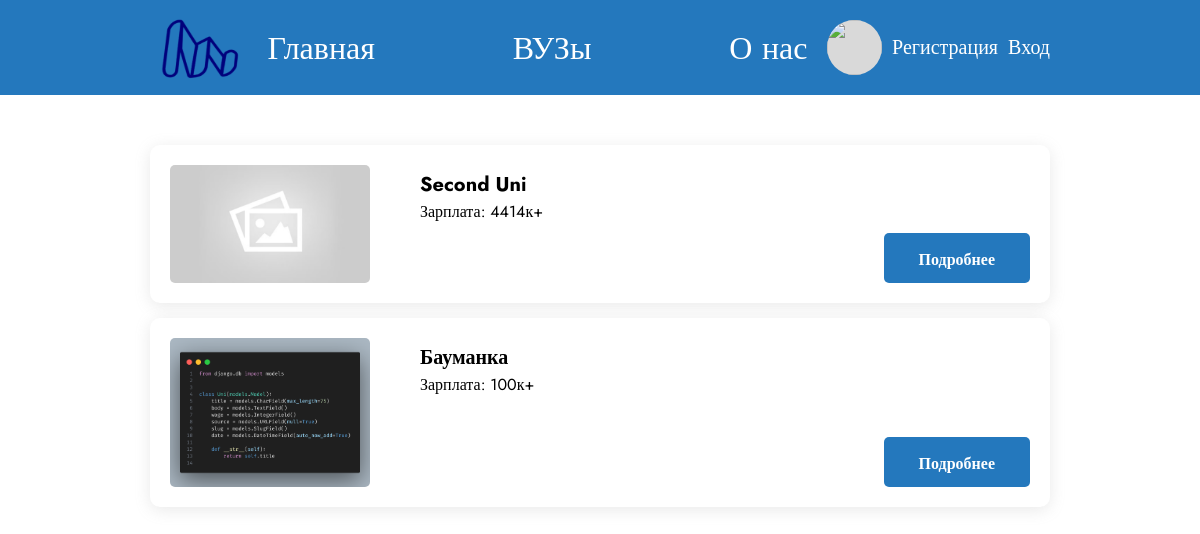
The page /unis/ on the database as committed earlier.
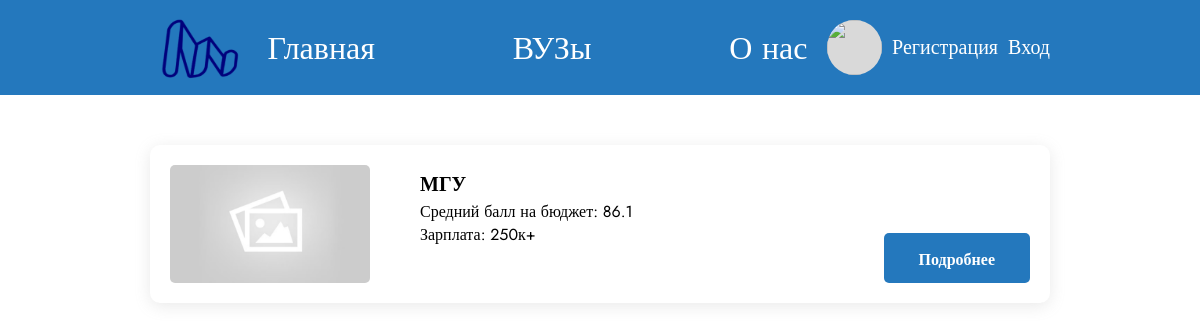
The same page on the database as committed later.
### unis/models.py (models this page shows, shortened)
class Uni(models.Model):
    title = models.CharField(max_length=75)
    body = models.TextField()
    about = models.TextField()
    wage = models.IntegerField()
    source = models.URLField(null=True)
    slug = models.SlugField()
    img = models.ImageField(default='empty.png', blank=True)
    date = models.DateTimeField(auto_now_add=True)
    scoreBudget = models.FloatField(default=0, validators=[
        MinValueValidator(0),
        MaxValueValidator(100)
    ])
    scorePaid = models.FloatField(default=0, validators=[
        MinValueValidator(0),
        MaxValueValidator(100)
    ])

### unis/views.py (the view)
# urls.py: path('', views.unis_list, name='list'),
def unis_list(request):
    unis = Uni.objects.all().order_by('-date')
    return render(request, 'unis/unis_list.html', {'unis': unis})

### unis/templates/unis/unis_list.html (shortened to what this page needs)
{% extends "layout.html" %}
{% load static %}
{% block content %}
    <div class="unis">
        <div class="container">
            <div class="unis-wrapper">
                <div class="unis-list">
                    {% for uni in unis %}
                        <div class="unis-list__item">
                            <a href="{% url 'unis:page' slug=uni.slug %}" class="unis-list__item-img--wrapper">
                                <img src="{{ uni.img.url }}" alt="{{ uni.title }}" class="unis-list__item-img">
                            </a>
                            <div class="unis-list__item-right">
                                <h2 >
                                    <a class="unis-list__item-title" href="{% url 'unis:page' slug=uni.slug %}">{{ uni.title }}</a>
                                </h2>
                                {% if uni.scoreBudget != 0 %}
                                <span>Средний балл на бюджет: {{ uni.scoreBudget }}</span><br>
                                {% endif %}
                                <span>Зарплата: {{ uni.wage }}к+</span>
                            </div>
                            <a href="{% url 'unis:page' slug=uni.slug %}" class="more">Подробнее</a>
                        </div>
                    {% endfor%}
                </div>
            </div>
        </div>
    </div>
{% endblock %}

Rows that differ between the two databases and show on the page:
removed Uni: img (picture), title "Second Uni", wage "4414"
removed Uni: img (picture), title "Бауманка", wage "100"
added Uni: img (placeholder picture), title "МГУ", scoreBudget "86.1", wage "250"
